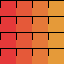

This is a level from a 2D game, rendered from its Tiled map with the project's own tilesets. A one-line summary and the complete map file follow:
An orthogonal 4x4 tile map with 16x16 px tiles, 1 tile layer (Ground).

<map version="1.10" tiledversion="1.11.2" orientation="orthogonal" renderorder="right-down" width="4" height="4" tilewidth="16" tileheight="16" infinite="0" backgroundcolor="#336699" nextlayerid="2" nextobjectid="1">
 <tileset firstgid="1" source="terrain.tsx" />
 <layer id="1" name="Ground" width="4" height="4">
  <data encoding="csv">
1,2,3,4,
1,2,3,4,
1,2,3,4,
1,2,3,4
</data>
 </layer>
</map>
